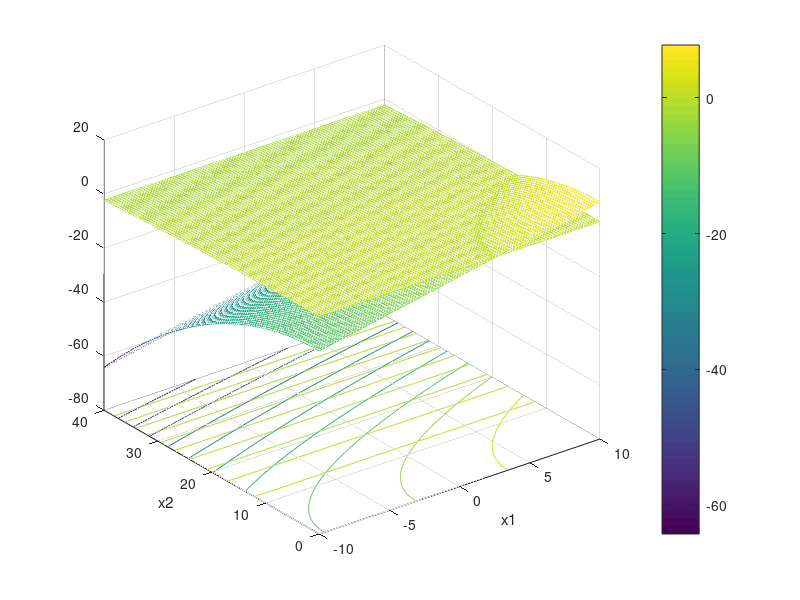

MATLAB code to generate this figure:
clear all; clc; close all
% From Carsim paper
% At Rho = 30 m -> U = 1.91
% At Rho = 60 m -> U = 1.95
x1 = linspace(-10,10); %Resonable Angles
x2 = linspace(0,40); % Reasonable Speed Ranges (m/s)
% 40 m/s ~ 90 mph ~ 144 km/hr
L = 2.5; % m
g = 9.81; % m/s^2
%AASHTO values
e = 6; mu = .4;
U  = 1.95; K = 1/60;
[X1,X2] = meshgrid(x1,x2);
Z = X1 - (53.7*L+U*X2.^2)*K;
figure; meshc(X1,X2,Z); hold on
Z2 = - X2.^2*K/g + (mu + 0.01*e)/(1-0.01*mu*e);
meshc(X1,X2,Z2); colorbar; 
xlabel('x1'); ylabel('x2')
